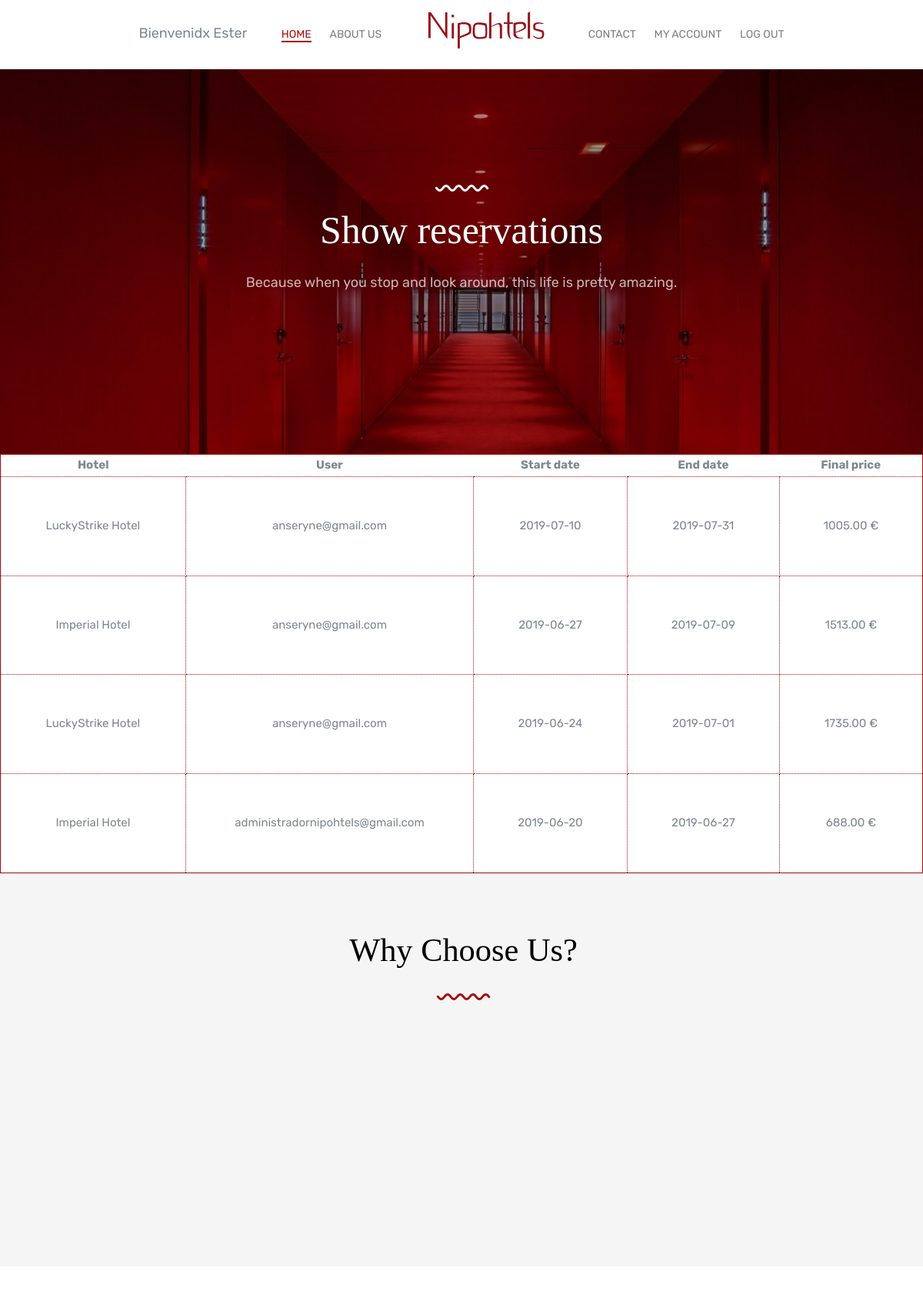
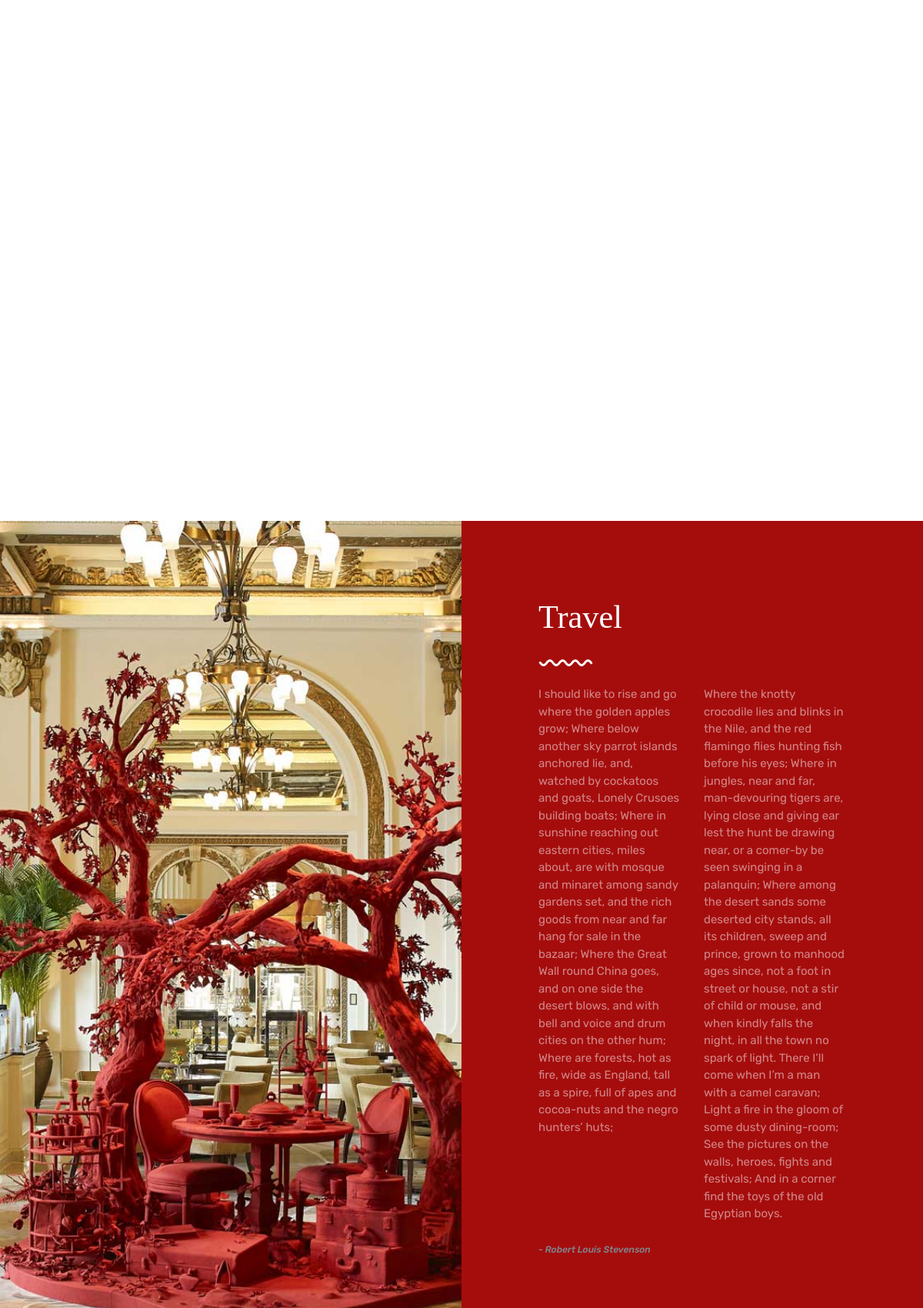
The page /admintools/showreservations.php (signed in, upper part) on the database its author committed (2 pictures, top to bottom).
### tables this page shows
CREATE TABLE `reservas` (
  `id_reserva` int(10) NOT NULL,
  `fecha_reserva_inicio` date NOT NULL,
  `valoraciones_id_valoracion` int(10) DEFAULT NULL,
  `fecha_reserva_fin` date NOT NULL,
  `usuarios_correo_usuario` varchar(100) DEFAULT NULL,
  `precio_final_reserva` float(8,2) DEFAULT NULL
);

CREATE TABLE `hoteles` (
  `id_hotel` int(10) NOT NULL,
  `nombre` varchar(50) NOT NULL,
  `ubicacion` varchar(50) NOT NULL,
  `ciudad` varchar(50) NOT NULL,
  `estrellas` char(1) NOT NULL,
  `path_img` varchar(50) NOT NULL,
  `precio_multi` float(3,1) DEFAULT NULL
);

### admintools/showreservations.php (the view, shortened to what this page needs)
<?php
    $db = mysqli_connect("localhost", "root", "", "hoteles") or die("Error connecting to database: ".mysqli_error());
    $fecha = date("Y-m-d");
    $query = "SELECT * FROM reservas INNER JOIN habitaciones_reservas ON habitaciones_reservas.reservas_id_reserva = id_reserva
        INNER JOIN habitaciones ON habitaciones_reservas.habitaciones_id_habitacion = habitaciones.id_habitacion
        INNER JOIN hoteles ON hoteles.id_hotel = habitaciones.hoteles_id_hotel WHERE fecha_reserva_inicio >= '$fecha' GROUP BY id_reserva";
    $raw_results = mysqli_query($db, $query);
?>
<!DOCTYPE html>
<html lang="en">
  <head>
    <link rel="stylesheet" href="../css/styles-merged.css">
    <link rel="stylesheet" href="../css/style.min.css">
    <link rel="stylesheet" href="../css/custom.css">
  </head>
  <body>
  <header role="banner" class="probootstrap-header">
        <div class="row">
        <nav role="navigation" class="probootstrap-nav hidden-xs">
          <?php if(isset($_SESSION['login_user']) && $_SESSION['tipo_usuario'] == '2'){ ?>
          <ul class="probootstrap-main-nav">
            <li>Bienvenidx <?php echo $_SESSION['name']?><li>
            <li class="active"><a href="index.php">Home</a></li>
            <li><a href="about.html">About us</a></li>
            <li class="hidden-xs probootstrap-logo-center"><a href="index.php"><img src="img/logo_md.png" class="hires" width="181" height="50" alt="Nipohtels logo"></a></li>
            <li><a href="../contact.php">Contact</a></li>
            <li><a href='userpage.php'>My account</a></li>
            <li><a href='logout.php'>Log out</a></li>
          </ul>
          <?php } ?>
        </nav>
        </div>
  </header>
  <section class="probootstrap-slider flexslider probootstrap-inner">
    <ul class="slides">
       <li style="background-image: url(../img/slider_9.jpg);" class="overlay">
          <div class="container">
            <div class="row">
              <div class="col-md-10 col-md-offset-1">
                <div class="probootstrap-slider-text text-center">
                  <p><img src="../img/curve_white.svg" class="seperator probootstrap-animate" alt="Free HTML5 Bootstrap Template"></p>
                  <h1 class="probootstrap-heading probootstrap-animate">Show reservations</h1>
                  <div class="probootstrap-animate probootstrap-sub-wrap">Because when you stop and look around, this life is pretty amazing.</div>
                </div>
              </div>
            </div>
          </div>
        </li>
    </ul>
  </section>
  <section class="table-responsive">
  <table class="user-table-reservations">
   <?php
   if(mysqli_num_rows($raw_results) > 0){
    echo "<tr><th>Hotel</th><th>User</th><th>Start date</th><th>End date</th><th>Final price</th></tr>";
    while($results = mysqli_fetch_array($raw_results)){
                echo "<tr>";
                echo "<td> ".$results['nombre']."</td>";
                echo "<td> ".$results['usuarios_correo_usuario']."</td>";
                echo "<td> ".$results['fecha_reserva_inicio']."</td>";
                echo "<td> ".$results['fecha_reserva_fin']."</td>";
                echo "<td> ".$results['precio_final_reserva']." €</td>";
                echo "</tr>";
            }
        }
        else {
          echo "No results";
        } ?>
  </table>
  </section>
<section class="probootstrap-section probootstrap-section-dark">
    <div class="container">
      <div class="row">
        <div class="col-md-12 text-center">
          <h2 class="mt0">Why Choose Us?</h2>
          <p class="mb50"><img src="../img/curve.svg" class="svg" alt="Free HTML5 Bootstrap Template"></p>
        </div>
        <div class="col-md-4">
        </div>
        <div class="col-md-4">
        </div>
        <div class="col-md-4">
        </div>
      </div>
    </div>
  </section>
  <section class="probootstrap-section">
    <div class="container">
      <div class="row">
      </div>
      <div class="row">
        <div class="clearfix visible-lg-block visible-md-block"></div>
        <div class="clearfix visible-lg-block visible-md-block visible-sm-block"></div>
      </div>
    </div>
  </section>
<section class="probootstrap-half">
    <div class="image" style="background-image: url(../img/slider_2.jpg);"></div>
    <div class="text">
      <div class="probootstrap-animate fadeInUp probootstrap-animated">
        <h2 class="mt0">Travel</h2>
        <p><img src="../img/curve_white.svg" class="seperator" alt="Free HTML5 Bootstrap Template"></p>
        <div class="row">
          <div class="col-md-6">
            <p>I should like to rise and go where the golden apples grow;
            Where below another sky parrot islands anchored lie, and, watched by cockatoos and goats, Lonely Crusoes building boats;
            Where in sunshine reaching out eastern cities, miles about, are with mosque and minaret among sandy gardens set, and the rich goods from near and far hang for sale in the bazaar;
            Where the Great Wall round China goes, and on one side the desert blows, and with bell and voice and drum cities on the other hum;
            Where are forests, hot as fire, wide as England, tall as a spire, full of apes and cocoa-nuts and the negro hunters’ huts;
            </p>
          </div>
          <div class="col-md-6">
            <p>Where the knotty crocodile lies and blinks in the Nile, and the red flamingo flies hunting fish before his eyes;
              Where in jungles, near and far, man-devouring tigers are, lying close and giving ear lest the hunt be drawing near, or a comer-by be seen swinging in a palanquin;
              Where among the desert sands some deserted city stands, all its children, sweep and prince, grown to manhood ages since, not a foot in street or house, not a stir of child or mouse, and when kindly falls the night, in all the town no spark of light.
              There I’ll come when I’m a man with a camel caravan;
              Light a fire in the gloom of some dusty dining-room;
              See the pictures on the walls, heroes, fights and festivals;
              And in a corner find the toys of the old Egyptian boys.
              </p>
          </div>
        </div>
        <h6><i>- Robert Louis Stevenson</i></h6>
      </div>
    </div>
  </section>
  </body>
</html>

### css/custom.css (style rules this page uses)
.col-md-12 { padding-left: 20px; }
.user-table tr, td { border: 1px dotted #a50d0d; padding: 50px; }
.user-table-reservations { border: 1px solid #a50d0d; width: 100%; height: 100%; text-align: center; }
.user-table-reservations th { text-align: center; }

### rows shown on the page
reservas: hoteles.nombre "LuckyStrike Hotel", usuarios_correo_usuario "anseryne@gmail.com", fecha_reserva_inicio "2019-07-10", fecha_reserva_fin "2019-07-31", precio_final_reserva "1005.00"
reservas: hoteles.nombre "Imperial Hotel", usuarios_correo_usuario "anseryne@gmail.com", fecha_reserva_inicio "2019-06-27", fecha_reserva_fin "2019-07-09", precio_final_reserva "1513.00"
reservas: hoteles.nombre "LuckyStrike Hotel", usuarios_correo_usuario "anseryne@gmail.com", fecha_reserva_inicio "2019-06-24", fecha_reserva_fin "2019-07-01", precio_final_reserva "1735.00"
reservas: hoteles.nombre "Imperial Hotel", usuarios_correo_usuario "administradornipohtels@gmail.com", fecha_reserva_inicio "2019-06-20", fecha_reserva_fin "2019-06-27", precio_final_reserva "688.00"

### other values the page prints
$_SESSION['name'] "Ester"
